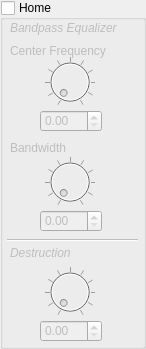
<?xml version="1.0" encoding="UTF-8"?>
<ui version="4.0">
 <class>ConfigRadioChannelStrip</class>
 <widget class="QWidget" name="ConfigRadioChannelStrip">
  <property name="geometry">
   <rect>
    <x>0</x>
    <y>0</y>
    <width>146</width>
    <height>349</height>
   </rect>
  </property>
  <property name="windowTitle">
   <string>Form</string>
  </property>
  <widget class="QGroupBox" name="groupBox_Home">
   <property name="geometry">
    <rect>
     <x>0</x>
     <y>0</y>
     <width>146</width>
     <height>349</height>
    </rect>
   </property>
   <property name="title">
    <string>Home</string>
   </property>
   <property name="checkable">
    <bool>true</bool>
   </property>
   <property name="checked">
    <bool>false</bool>
   </property>
   <widget class="QDial" name="dial_cf">
    <property name="geometry">
     <rect>
      <x>45</x>
      <y>50</y>
      <width>50</width>
      <height>64</height>
     </rect>
    </property>
    <property name="notchTarget">
     <double>9.699999999999999</double>
    </property>
    <property name="notchesVisible">
     <bool>true</bool>
    </property>
   </widget>
   <widget class="QDial" name="dial_bw">
    <property name="geometry">
     <rect>
      <x>45</x>
      <y>150</y>
      <width>50</width>
      <height>64</height>
     </rect>
    </property>
    <property name="notchTarget">
     <double>9.699999999999999</double>
    </property>
    <property name="notchesVisible">
     <bool>true</bool>
    </property>
   </widget>
   <widget class="QDial" name="dial_destr">
    <property name="geometry">
     <rect>
      <x>45</x>
      <y>260</y>
      <width>50</width>
      <height>64</height>
     </rect>
    </property>
    <property name="notchTarget">
     <double>9.699999999999999</double>
    </property>
    <property name="notchesVisible">
     <bool>true</bool>
    </property>
   </widget>
   <widget class="QLabel" name="label_bp">
    <property name="geometry">
     <rect>
      <x>10</x>
      <y>20</y>
      <width>111</width>
      <height>16</height>
     </rect>
    </property>
    <property name="font">
     <font>
      <weight>50</weight>
      <italic>true</italic>
      <bold>false</bold>
     </font>
    </property>
    <property name="text">
     <string notr="true">Bandpass Equalizer</string>
    </property>
   </widget>
   <widget class="QLabel" name="label_bp_cf">
    <property name="geometry">
     <rect>
      <x>10</x>
      <y>40</y>
      <width>101</width>
      <height>21</height>
     </rect>
    </property>
    <property name="text">
     <string notr="true">Center Frequency</string>
    </property>
    <property name="wordWrap">
     <bool>true</bool>
    </property>
   </widget>
   <widget class="QLabel" name="label_bp_bw">
    <property name="geometry">
     <rect>
      <x>10</x>
      <y>140</y>
      <width>101</width>
      <height>16</height>
     </rect>
    </property>
    <property name="text">
     <string>Bandwidth</string>
    </property>
   </widget>
   <widget class="QLabel" name="label">
    <property name="geometry">
     <rect>
      <x>10</x>
      <y>245</y>
      <width>71</width>
      <height>16</height>
     </rect>
    </property>
    <property name="font">
     <font>
      <italic>true</italic>
     </font>
    </property>
    <property name="text">
     <string>Destruction</string>
    </property>
   </widget>
   <widget class="Line" name="line">
    <property name="geometry">
     <rect>
      <x>7</x>
      <y>230</y>
      <width>131</width>
      <height>20</height>
     </rect>
    </property>
    <property name="orientation">
     <enum>Qt::Horizontal</enum>
    </property>
   </widget>
   <widget class="QDoubleSpinBox" name="doubleSpinBox_cf">
    <property name="geometry">
     <rect>
      <x>40</x>
      <y>110</y>
      <width>62</width>
      <height>22</height>
     </rect>
    </property>
   </widget>
   <widget class="QDoubleSpinBox" name="doubleSpinBox_bw">
    <property name="geometry">
     <rect>
      <x>40</x>
      <y>210</y>
      <width>62</width>
      <height>22</height>
     </rect>
    </property>
   </widget>
   <widget class="QDoubleSpinBox" name="doubleSpinBox_destr">
    <property name="geometry">
     <rect>
      <x>40</x>
      <y>320</y>
      <width>62</width>
      <height>22</height>
     </rect>
    </property>
   </widget>
  </widget>
 </widget>
 <resources/>
 <connections/>
</ui>
